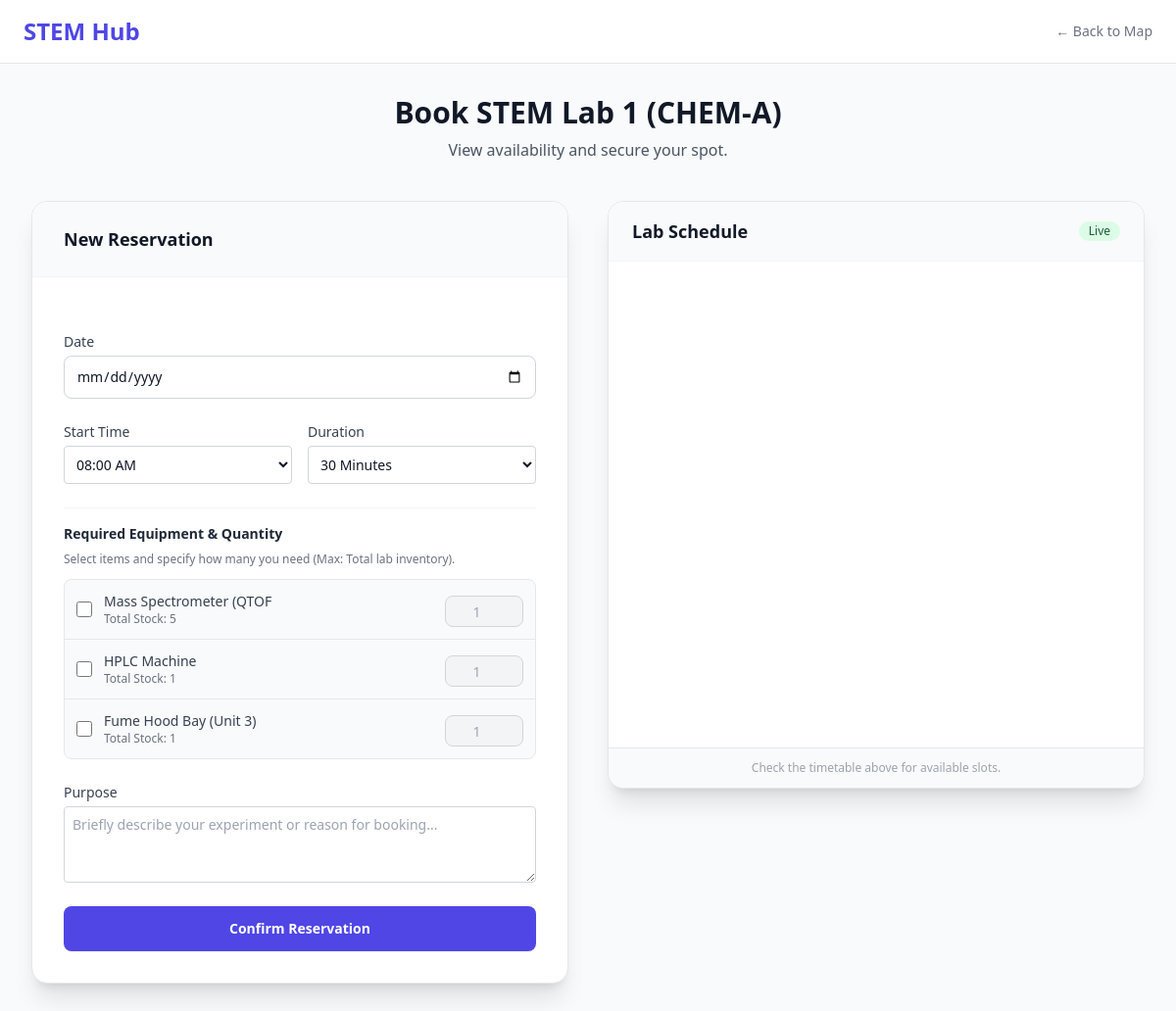
Page /reservations/reserve/1/ (signed in) on the committed database.
### labs/models.py (models this page shows, shortened)
class Lab(models.Model):
    name = models.CharField(max_length=200)
    slug = models.SlugField(unique=True)
    capacity = models.PositiveIntegerField()
    description = models.TextField()
    map_svg_id = models.CharField(max_length=50, unique=True, help_text="Matches ID in Figma SVG")
    is_active = models.BooleanField(default=True)
    safety_guidelines = models.TextField()

class Equipment(models.Model):
    lab = models.ForeignKey(Lab, related_name='equipment', on_delete=models.SET_NULL, null=True)
    name = models.CharField(max_length=200)
    serial_number = models.CharField(max_length=100, unique=True)
    description = models.TextField(null=True)
    is_operational = models.BooleanField(default=True)
    last_maintenance = models.DateField()
    quantity = models.IntegerField(default=1)

### reservations/views.py (the view)
# urls.py: path('reserve/<int:lab_id>/', views.make_reservation, name='make_reservation'),
@login_required
def make_reservation(request, lab_id):
    lab = get_object_or_404(Lab, pk=lab_id)
    initial_data = {}
    if 'date' in request.GET:
        initial_data['date'] = request.GET['date']
    if 'start_time' in request.GET:
        initial_data['start_time'] = request.GET['start_time']
    if request.method == 'POST':
        form = ReservationForm(request.POST, lab=lab, user=request.user)
        if form.is_valid():
            reservation = form.save(commit=False)
            reservation.user = request.user
            reservation.lab = lab
            reservation.save()
            form.save_m2m() # Important: Save the ManyToMany equipment data
            return redirect('reservations:success')
    else:
        form = ReservationForm(initial=initial_data, lab=lab, user=request.user)
    bookings = Reservation.objects.filter(
        lab=lab,
        date__gte=timezone.now().date()
    ).exclude(status='REJECTED').order_by('date', 'start_time')
    return render(request, 'reservations/reserve.html', {'form': form, 'bookings': bookings, 'lab': lab})

### notifications/context_processors.py (called while the page is built)
def user_notifications(request):
    if request.user.is_authenticated:
        notifs = Notification.objects.filter(recipient=request.user, is_read=False)
        return {
            'notifications_list': notifs,
            'unread_count': notifs.count()
        }
    return {}

### CORE/templates/reservations/reserve.html (shortened to what this page needs)
{% load static %}
<!DOCTYPE html>
<html lang="en">
<head>
    <script src="https://cdn.tailwindcss.com"></script>
</head>
<body class="bg-gray-50 font-sans text-gray-800 min-h-screen flex flex-col">
    <nav class="bg-white border-b border-gray-200 px-6 py-4 mb-8">
        <div class="max-w-6xl mx-auto flex justify-between items-center">
            <a href="/" class="font-bold text-2xl text-indigo-600">STEM Hub</a>
            <a href="{% url 'labs:index' %}" class="text-sm font-medium text-gray-500 hover:text-indigo-600 flex items-center gap-1">
                &larr; Back to Map
            </a>
        </div>
    </nav>
    <main class="flex-grow px-4 sm:px-6 lg:px-8 pb-12">
        <div class="max-w-6xl mx-auto">
            <div class="mb-10 text-center">
                <h1 class="text-3xl font-extrabold text-gray-900">Book {{ lab.name }}</h1>
                <p class="mt-2 text-gray-600">View availability and secure your spot.</p>
            </div>
            <div class="grid grid-cols-1 lg:grid-cols-2 gap-10">
                <div class="bg-white rounded-2xl shadow-xl border border-gray-200 overflow-hidden h-fit">
                    <div class="px-8 py-6 border-b border-gray-100 bg-gray-50">
                        <h2 class="text-lg font-bold text-gray-900">New Reservation</h2>
                    </div>
                    <div class="p-8">
                        <form method="post" class="space-y-6">
                            <div>
                                <label for="{{ form.date.id_for_label }}" class="block text-sm font-medium text-gray-700 mb-1">{{ form.date.label }}</label>
                                {{ form.date }}
                            </div>
                            <div class="grid grid-cols-2 gap-4">
                                <div>
                                    <label for="{{ form.start_time.id_for_label }}" class="block text-sm font-medium text-gray-700 mb-1">{{ form.start_time.label }}</label>
                                    {{ form.start_time }}
                                </div>
                                <div>
                                    <label for="{{ form.duration.id_for_label }}" class="block text-sm font-medium text-gray-700 mb-1">{{ form.duration.label }}</label>
                                    {{ form.duration }}
                                </div>
                            </div>
                            <div class="border-t border-gray-100 pt-4 mt-4">
                                <label class="block text-sm font-bold text-gray-800 mb-2">Required Equipment & Quantity</label>
                                <p class="text-xs text-gray-500 mb-3">Select items and specify how many you need (Max: Total lab inventory).</p>
                                <div class="max-h-64 overflow-y-auto custom-scrollbar border border-gray-200 rounded-lg bg-gray-50">
                                    {% for item in form.fields.equipment.queryset %}
                                    <div class="flex items-center justify-between p-3 border-b border-gray-200 last:border-0 hover:bg-white transition">
                                        <div class="flex items-center h-5">
                                            <input type="checkbox" name="equipment" value="{{ item.id }}" id="eq_{{ item.id }}"
                                                   class="form-checkbox h-4 w-4 text-indigo-600 rounded border-gray-300 focus:ring-indigo-500 transition duration-150 ease-in-out"
                                                   onchange="toggleQuantityInput({{ item.id }})">
                                            <label for="eq_{{ item.id }}" class="ml-3 text-sm text-gray-700 cursor-pointer select-none">
                                                <span class="font-medium">{{ item.name }}</span>
                                                <span class="text-xs text-gray-500 block">Total Stock: {{ item.quantity }}</span>
                                            </label>
                                        </div>
                                        <div class="w-20">
                                            <input type="number" name="quantity_{{ item.id }}" id="qty_{{ item.id }}"
                                                   min="1" max="{{ item.quantity }}" value="1" disabled
                                                   class="text-xs p-1 h-8 text-center border-gray-300 rounded focus:ring-indigo-500 focus:border-indigo-500 disabled:bg-gray-100 disabled:text-gray-400">
                                        </div>
                                    </div>
                                    {% empty %}
                                        <div class="p-4 text-center text-sm text-gray-500 italic">No special equipment available for this lab.</div>
                                    {% endfor %}
                                </div>
                            </div>
                            <div>
                                <label for="{{ form.purpose.id_for_label }}" class="block text-sm font-medium text-gray-700 mb-1">{{ form.purpose.label }}</label>
                                {{ form.purpose }}
                            </div>
                            <button type="submit" class="w-full flex justify-center py-3 px-4 border border-transparent rounded-lg shadow-sm text-sm font-bold text-white bg-indigo-600 hover:bg-indigo-700 focus:outline-none focus:ring-2 focus:ring-offset-2 focus:ring-indigo-500 transition-colors">
                                Confirm Reservation
                            </button>
                        </form>
                    </div>
                </div>
                <div class="bg-white rounded-2xl shadow-xl border border-gray-200 overflow-hidden flex flex-col h-[600px]">
                    <div class="px-6 py-4 border-b border-gray-100 bg-gray-50 flex justify-between items-center">
                        <h2 class="text-lg font-bold text-gray-900">Lab Schedule</h2>
                        <span class="inline-flex items-center px-2.5 py-0.5 rounded-full text-xs font-medium bg-green-100 text-green-800">
                            Live
                        </span>
                    </div>
                    <div class="flex-grow p-4 overflow-auto custom-scrollbar">
                    </div>
                    <div class="px-6 py-3 bg-gray-50 border-t border-gray-200 text-center">
                        <p class="text-xs text-gray-400">Check the timetable above for available slots.</p>
                    </div>
                </div>
            </div>
        </div>
    </main>
</body>
</html>

### CORE/templates/reservations/reserve.html (style rules this page uses)
form input[type="text"], form input[type="date"], form input[type="time"], form input[type="datetime-local"], form input[type="number"], form select, form textarea { display: block; width: 100%; padding: 0.625rem 0.75rem; font-size: 0.875rem; line-height: 1.25rem; color: #111827; background-color: #fff; border: 1px solid #d1d5db; border-radius: 0.5rem; margin-top: 0.25rem; transition: border-color 0.15s ease-in-out, box-shadow 0.15s ease-in-out; }

### rows in the picture
Lab: name "STEM Lab 1 (CHEM-A)"
Equipment: name "Mass Spectrometer (QTOF", quantity "5"
Equipment: name "HPLC Machine", quantity "1"
Equipment: name "Fume Hood Bay (Unit 3)", quantity "1"
